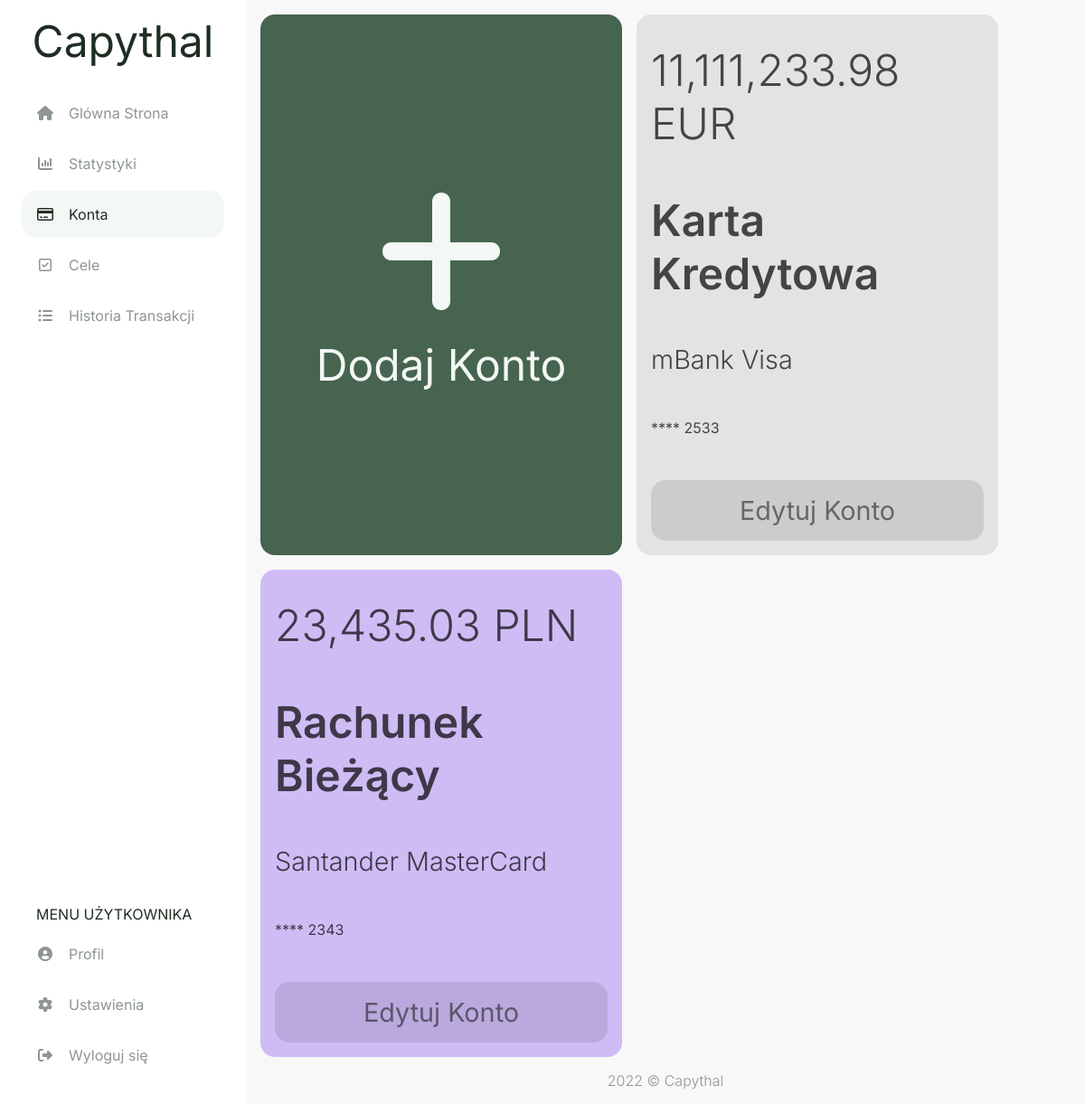
Page /accounts (signed in) on the committed database.
### capythal/models.py (models this page shows, shortened)
class account(db.Model):
    id = db.Column(db.Integer, primary_key=True)
    user_id = db.Column(db.Integer, db.ForeignKey('user.id'), nullable=False)
    currency_id = db.Column(db.Integer, db.ForeignKey('currency.id'), nullable=False)
    card_id = db.Column(db.Integer, db.ForeignKey('card.id'))
    acc_type_id = db.Column(db.Integer, db.ForeignKey('acc_type.id'), nullable=False)
    style_id = db.Column(db.Integer, db.ForeignKey('style.id'), nullable=False)
    amount = db.Column(db.Float(20,2), default = 0)
    card_number = db.Column(db.String(4))
    fin_inst = db.Column(db.String(20))
    transaction = db.relationship("transaction", backref="account", lazy=True)
    settings = db.relationship("settings", back_populates="account", uselist=False)
    goal = db.relationship("goal", backref="account", lazy=True)

class currency(db.Model):
    id = db.Column(db.Integer, primary_key=True)
    name = db.Column(db.String(20), nullable=False)
    account = db.relationship("account", backref="currency", lazy=True)
    settings = db.relationship("settings", backref="currency", lazy=True)

class acc_type(db.Model):
    id = db.Column(db.Integer, primary_key=True)
    name = db.Column(db.String(20), nullable=False)
    account = db.relationship("account", backref="acc_type", lazy=True)

class card(db.Model):
    id = db.Column(db.Integer, primary_key=True)
    name = db.Column(db.String(20), nullable=False)
    account = db.relationship("account", backref="card", lazy=True)

### capythal/routes.py (the view, shortened to what this page needs)
@app.route('/accounts', methods=['GET', 'POST'])
@login_required
def accounts():
    form_add = addAccForm()
    form_edit = editAccForm()
    accounts = db.session.query(account,currency,card,acc_type,style).join(currency).join(card).join(acc_type).join(style).filter(account.user_id == current_user.id)
    if form_edit.deleteAcc.data and form_edit.validate():
        db.session.execute(
            delete(account)
            .where((account.id == form_edit.account_id.data) & (account.user_id == current_user.id)))
        db.session.commit()
        return redirect(url_for('accounts'))
    return render_template("accounts.html", accounts = accounts, form_add = form_add, form_edit = form_edit)

### capythal/models.py (called while the page is built)
@login_manager.user_loader
def load_user(user_id):
    return user.query.get(int(user_id))

### capythal/routes.py (called while the page is built)
@app.template_filter()
def currencyFormat(value):
    value = float(value)
    return "{:,.2f}".format(value)

### capythal/templates/accounts.html (shortened to what this page needs)
{% extends "layout.html" %}
{% set active_page = "accounts" %}
{% block head %}
  {{ super() }}
  <link rel="stylesheet" href="{{ url_for('static', filename='css/accounts.css') }}">
  <link rel="stylesheet" href="{{ url_for('static', filename='css/modals/account-modal.css') }}">
{% endblock %}
{% block content %}
<div class="accounts-flexbox">
  <a href="#modal-add" class="account-add bg-main-btn fc-main-btn">
    <span class="account-plus-sign fa fa-plus"></span>
    <span class="fs-1">Dodaj Konto</span>
  </a>
  {% for account,currency,card,acc_type,style in accounts %}
    <div class="account-info style-{{ style.name }}">
      <span class="fs-1 fw-light">{{ account.amount | currencyFormat }} {{ currency.name }}</span>
      <span class="fs-1 fw-semibold">{{ acc_type.name }}</span>
      <span class="fs-2 fw-light">
        {% if account.fin_inst %}{{ account.fin_inst }}{% endif %} {% if card.name %}{{ card.name }}{% endif %}
      </span>
      {% if account.card_number %}
      <span class="fs-4">**** {{ account.card_number }}</span>
      {% endif %}
      <a href="#modal{{ account.id }}" class="account-edit" value=1>
        <span class="fs-2">Edytuj Konto</span>
      </a>
    </div>
  {% endfor %}
</div>
{% endblock %}

### capythal/static/css/style.css (style rules this page uses)
html, body { padding: 0; margin: 0; }
html { height: 100%; font-family: 'Inter', sans-serif; width: 100%; }
body { background-color: #F8F8F8; color: #1F2E23; min-height: 100vh; display: flex; flex-direction: column; }
* { box-sizing: border-box; }
a { color: #1F2E23; cursor: pointer; text-decoration: none; }
.bg-main-btn { background-color: #46644F; }
.style-violet { color: hsl(260, 18%, 33%); background-color: hsl(260, 75%, 85%); }
.style-grey { color: hsl(0, 0%, 33%); background-color: hsl(40, 5%, 89%) }
.fc-main-btn { color: #F3F8F5; }
.fw-light { font-weight: 300 !important; }
.fw-semibold { font-weight: 600 !important; }
.fs-1 { font-size: 2rem; }
.fs-2 { font-size: 1.5rem; }
.fs-4 { font-size: 0.8rem; }
@media (min-width: 500px) { .fs-1 { font-size: 3rem; } }
@media (min-width: 500px) { .fs-2 { font-size: 2rem; } }
@media (min-width: 500px) { .fs-4 { font-size: 1.2rem ; } }
@media (min-width: 800px) { .fs-1 { font-size: 3rem; } }
@media (min-width: 800px) { .fs-2 { font-size: 1.8rem; } }
@media (min-width: 800px) { .fs-4 { font-size: 1rem; } }

### capythal/static/css/accounts.css (style rules this page uses)
.accounts-flexbox { padding: 1rem; display: flex; gap: 1rem; flex-wrap: wrap; }
.account-add, .account-info { flex: 1 0 100%; border-radius: 1rem; display: flex; flex-direction: column; }
.account-add { padding: 3.5rem; justify-content: center; align-items: center; gap: 1rem; }
.account-plus-sign { font-size: 10rem; }
.account-info { padding: 2rem 1rem 1rem; justify-content: space-between; gap: 3rem; color: rgba(0, 0, 0, 0.7); word-wrap: break-word; }
.account-edit { padding: 1rem; border-radius: 1rem; color: rgba(0, 0, 0, 0.5); background-color: rgba(0, 0, 0, 0.1); }
.account-edit > span { display: flex; justify-content: center; }
@media (min-width: 1100px) { .account-add, .account-info { max-width: 25rem; } }

### rows in the picture
account: amount "11,111,233.98", name "EUR", name "Karta Kredytowa", fin_inst "mBank", name "Visa", card_number "2533"
account: amount "23,435.03", name "PLN", name "Rachunek Bieżący", fin_inst "Santander", name "MasterCard", card_number "2343"
